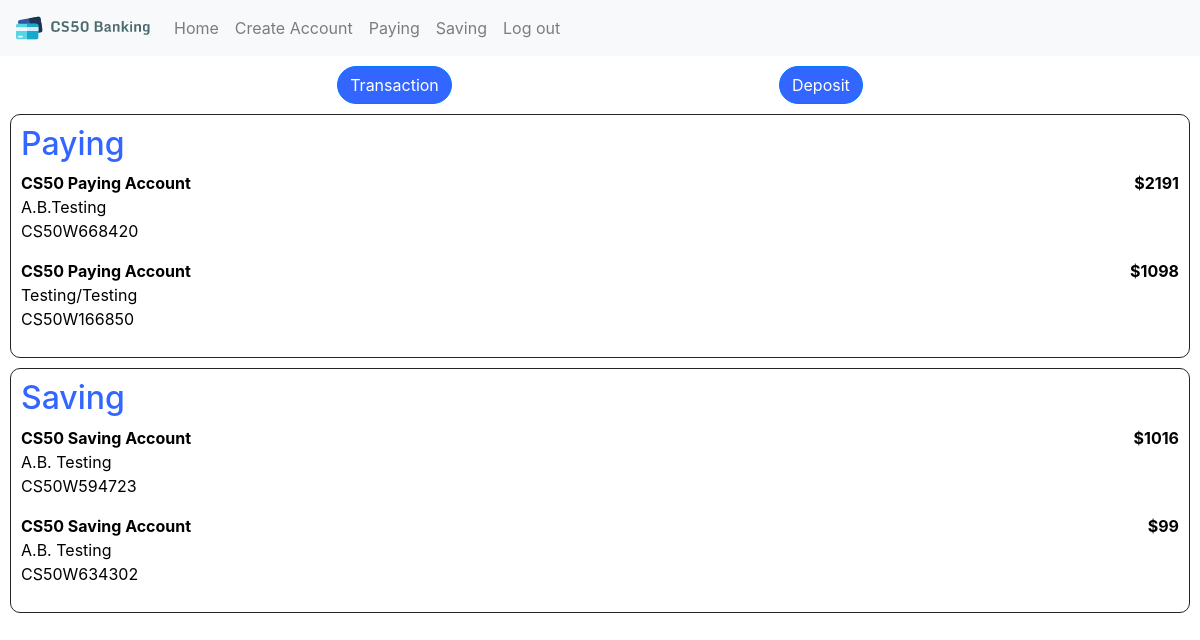
Before: / (signed in) with the older database file.
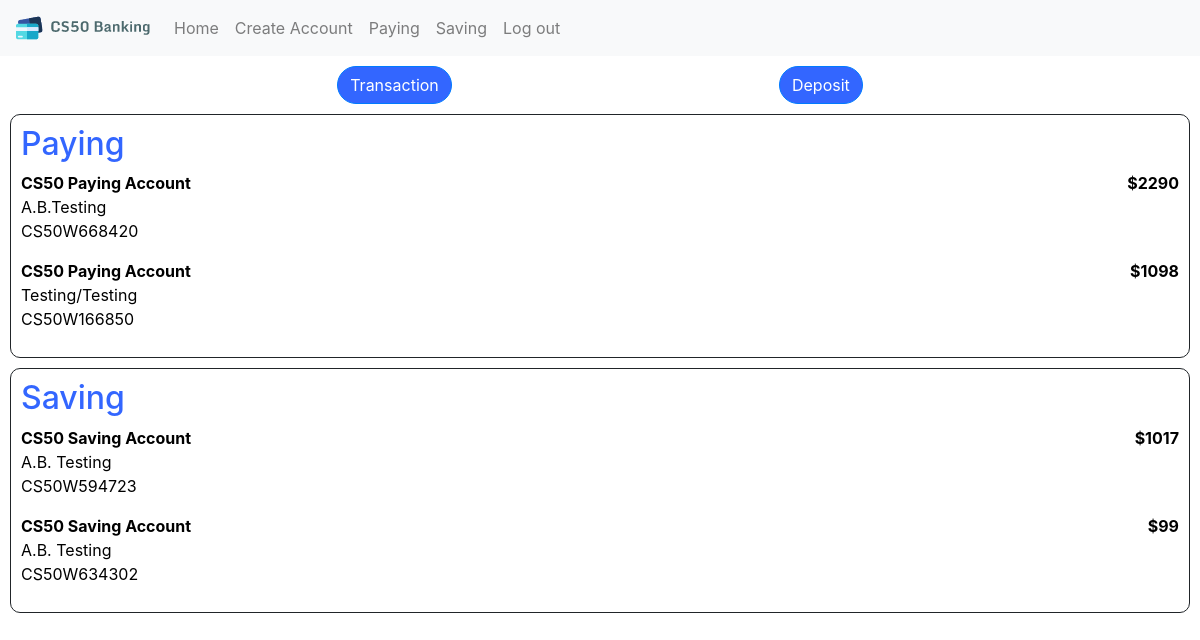
After: the same page with the newer database file.
### bank/models.py (models this page shows, shortened)
class Bankaccount(models.Model):
    holder = models.ManyToManyField('User', blank=False, related_name="account")
    holder_name = models.CharField(max_length=150)
    name = models.CharField(max_length=50)
    number = models.CharField(max_length=18, unique=True)
    amount = models.IntegerField()
    type = models.CharField(max_length=4)
    interest = models.IntegerField()

class User(AbstractUser):
    def __str__(self):
        return f"{self.first_name} {self.last_name}"

### bank/views.py (the view)
# urls.py: path("", views.index, name="index"),
def index(request):
    if request.user.is_authenticated:
        user = User.objects.get(pk=request.user.id)
        return render(request, "bank/index.html", {
            "user": user,
            "paying": True,
            "saving": True,
            "paying_accounts": user.account.filter(type = "Pay"),
            "saving_accounts": user.account.filter(type = "Save")
        })
    else:
        return login_view(request)

### bank/templates/bank/index.html (shortened to what this page needs)
{% extends "bank/layout.html" %}
{% load static %}
{% block body %}
    <div id"index_container">
        <div id="index_actions">
            <form action="{% url 'transaction' %}">
                <button type="submit" class="btn btn-primary btn-rounded">Transaction</button>
            </form>
            <form action="{% url 'deposit' %}">
                <button type="submit" class="btn btn-primary btn-rounded">Deposit</button>
            </form>
        </div>
        {% if paying %}
            <div id="index_paying">
                <h2>Paying</h2>
                {% for account in paying_accounts %}
                    <a id="account_href" href="{% url 'account' id=account.id %}">
                        <div id="paying_account{{ account.id }}">
                            <div id="paying_account_flex">
                                <b>{{ account.name }}</b>
                                <b>${{ account.amount }}</b>
                            </div>
                            <p>
                                {{ account.holder_name }}<br>
                                {{ account.number }}
                            </p>
                        </div>
                    </a>
                {% endfor %}
            </div>
        {% endif %}
        {% if saving %}
            <div id="index_saving">
                <h2>Saving</h2>
                {% for account in saving_accounts %}
                    <a id="account_href" href="{% url 'account' id=account.id %}">
                        <div id="saving_account{{ account.id }}">
                            <div id="saving_account_flex">
                                <b>{{ account.name }}</b>
                                <b>${{ account.amount }}</b>
                            </div>
                            <p>
                                {{ user }}<br>
                                {{ account.number }}
                            </p>
                        </div>
                    </a>
                {% endfor %}
            </div>
        {% endif %}
    </div>
{% endblock %}

### bank/templates/bank/layout.html (shortened to what this page needs)
{% load static %}
<!DOCTYPE html>
<html lang="en">
<head>
  <link href="{% static 'bank/styles.css' %}" rel="stylesheet">
  <link rel="stylesheet" href="https://cdn.jsdelivr.net/npm/bootstrap@4.3.1/dist/css/bootstrap.min.css">
</head>
<body>
    <header>
        <nav class="navbar navbar-expand-sm navbar-light bg-light">
          <a href="{% url 'index' %}">
            <img class="navbar-brand" src="/static/bank/logo.png" alt="Logo">
          </a>
          {% if request.user.is_authenticated %}
          <div class="collapse navbar-collapse" id="navbar_items">
            <ul class="navbar-nav">
              <li class="nav-item">
                <a class="nav-link" href="{% url 'index' %}">Home</a>
              </li>
              <li class="nav-item">
                <a class="nav-link" href="{% url 'create_account' %}">Create Account</a>
              </li>
              <li class="nav-item">
                <a class="nav-link" href="{% url 'paying' %}">Paying</a>
              </li>
              <li class="nav-item">
                <a class="nav-link" href="{% url 'saving' %}">Saving</a>
              </li>
              <li class = "nav-item">
                <a class="nav-link" href="{% url 'logout' %}">Log out</a>
              </li>
            </ul>
          </div>
          {% endif %}
        </nav>
    </header>
    <div class="body">
        {% block body %}
        {% endblock %}
    </div>
</body>
</html>

### bank/static/bank/styles.css (style rules this page uses)
#index_paying, #index_saving, #account_transactions, .transaction_extra { border: 1px solid; border-radius: 10px; margin: 10px; padding: 10px; }
#index_actions { margin: 10px; }
#paying_account_flex, #saving_account_flex, .transaction_flex { display: flex; flex-direction: row; justify-content: space-between; cursor: pointer; }
#account_href:link, #account_href:hover, #account_href:visited, #account_href:active { color: black; text-decoration: none; }
#account_actions, #index_actions { display: flex; flex-direction: row; justify-content: space-evenly; }
h2 { color: rgb(51, 102, 255); }
.btn { background-color: rgb(51, 102, 255) !important; border-radius: 40px !important; }

Changed rows visible on the page:
changed Bankaccount "A.B.Testing": amount "2191" → "2290"
changed Bankaccount "CS50W594723": amount "1016" → "1017"
